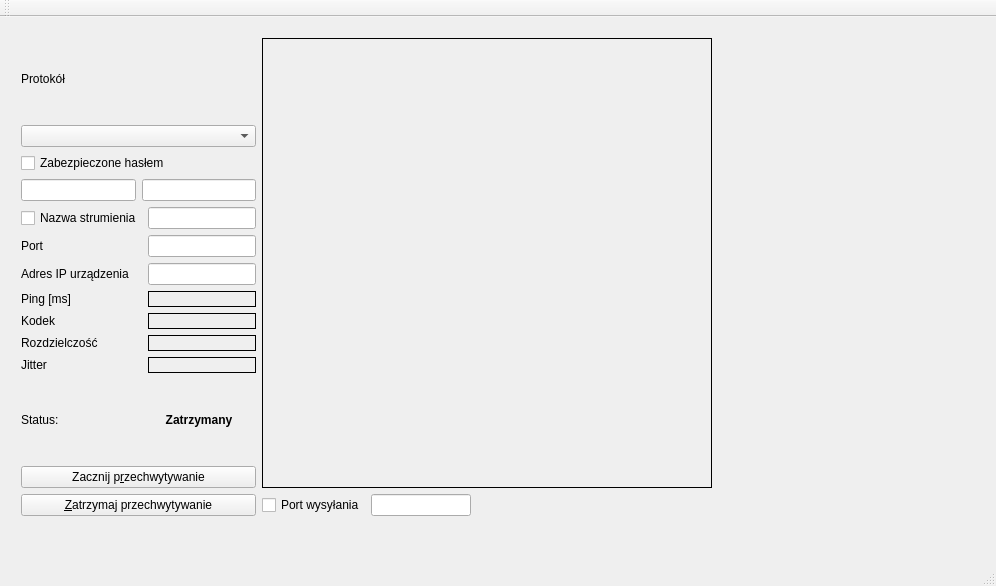
<?xml version="1.0" encoding="UTF-8"?>
<ui version="4.0">
 <class>MainWindow</class>
 <widget class="QMainWindow" name="MainWindow">
  <property name="geometry">
   <rect>
    <x>0</x>
    <y>0</y>
    <width>996</width>
    <height>586</height>
   </rect>
  </property>
  <property name="windowTitle">
   <string>System Nadzoru Połączenia Wideo</string>
  </property>
  <widget class="QWidget" name="centralWidget">
   <widget class="QWidget" name="layoutWidget">
    <property name="geometry">
     <rect>
      <x>10</x>
      <y>10</y>
      <width>955</width>
      <height>511</height>
     </rect>
    </property>
    <layout class="QFormLayout" name="formLayout">
     <item row="0" column="0">
      <layout class="QVBoxLayout" name="verticalLayout_2">
       <item>
        <widget class="QLabel" name="label_10">
         <property name="text">
          <string>Protokół</string>
         </property>
        </widget>
       </item>
       <item>
        <widget class="QComboBox" name="protocolType">
         <property name="currentIndex">
          <number>-1</number>
         </property>
        </widget>
       </item>
       <item>
        <widget class="QCheckBox" name="checkBox">
         <property name="text">
          <string>Zabezpieczone hasłem</string>
         </property>
        </widget>
       </item>
       <item>
        <layout class="QHBoxLayout" name="horizontalLayout_2">
         <item>
          <widget class="QLineEdit" name="loginField"/>
         </item>
         <item>
          <widget class="QLineEdit" name="passwordField"/>
         </item>
        </layout>
       </item>
       <item>
        <layout class="QGridLayout" name="gridLayout">
         <item row="7" column="0">
          <widget class="QLabel" name="label_9">
           <property name="text">
            <string>Jitter</string>
           </property>
          </widget>
         </item>
         <item row="3" column="0">
          <widget class="QLabel" name="label_8">
           <property name="text">
            <string>Adres IP urządzenia</string>
           </property>
          </widget>
         </item>
         <item row="2" column="0">
          <widget class="QLabel" name="label_11">
           <property name="text">
            <string>Port</string>
           </property>
          </widget>
         </item>
         <item row="7" column="1">
          <widget class="QLabel" name="jitterLabel">
           <property name="styleSheet">
            <string notr="true">border: 1px solid</string>
           </property>
           <property name="text">
            <string/>
           </property>
          </widget>
         </item>
         <item row="4" column="0">
          <widget class="QLabel" name="label_6">
           <property name="text">
            <string>Ping [ms]</string>
           </property>
          </widget>
         </item>
         <item row="3" column="1">
          <widget class="QLineEdit" name="ip_addr"/>
         </item>
         <item row="4" column="1">
          <widget class="QLabel" name="lathency_label">
           <property name="styleSheet">
            <string notr="true">border: 1px solid</string>
           </property>
           <property name="text">
            <string/>
           </property>
          </widget>
         </item>
         <item row="2" column="1">
          <widget class="QLineEdit" name="portField"/>
         </item>
         <item row="6" column="0">
          <widget class="QLabel" name="label_2">
           <property name="text">
            <string>Rozdzielczość</string>
           </property>
          </widget>
         </item>
         <item row="6" column="1">
          <widget class="QLabel" name="resolutionLabel">
           <property name="styleSheet">
            <string notr="true">border: 1px solid</string>
           </property>
           <property name="text">
            <string/>
           </property>
          </widget>
         </item>
         <item row="5" column="1">
          <widget class="QLabel" name="codec_label">
           <property name="styleSheet">
            <string notr="true">border: 1px solid</string>
           </property>
           <property name="text">
            <string/>
           </property>
          </widget>
         </item>
         <item row="1" column="1">
          <widget class="QLineEdit" name="nameField"/>
         </item>
         <item row="5" column="0">
          <widget class="QLabel" name="label_5">
           <property name="text">
            <string>&lt;html&gt;&lt;head/&gt;&lt;body&gt;&lt;p&gt;Kodek
&lt;/p&gt;&lt;/body&gt;&lt;/html&gt;</string>
           </property>
          </widget>
         </item>
         <item row="1" column="0">
          <widget class="QCheckBox" name="nameCheckBox">
           <property name="text">
            <string>Nazwa strumienia</string>
           </property>
          </widget>
         </item>
        </layout>
       </item>
       <item>
        <layout class="QHBoxLayout" name="horizontalLayout">
         <item>
          <widget class="QLabel" name="label_3">
           <property name="text">
            <string>Status:</string>
           </property>
          </widget>
         </item>
         <item>
          <widget class="QLabel" name="status_label">
           <property name="font">
            <font>
             <weight>75</weight>
             <bold>true</bold>
            </font>
           </property>
           <property name="styleSheet">
            <string notr="true">color: black</string>
           </property>
           <property name="text">
            <string>Zatrzymany</string>
           </property>
           <property name="alignment">
            <set>Qt::AlignCenter</set>
           </property>
          </widget>
         </item>
        </layout>
       </item>
       <item>
        <layout class="QVBoxLayout" name="verticalLayout">
         <item>
          <widget class="QPushButton" name="start_cap_button">
           <property name="text">
            <string>Zacznij p&amp;rzechwytywanie</string>
           </property>
          </widget>
         </item>
         <item>
          <widget class="QPushButton" name="stop_cap_button">
           <property name="text">
            <string>&amp;Zatrzymaj przechwytywanie</string>
           </property>
          </widget>
         </item>
        </layout>
       </item>
      </layout>
     </item>
     <item row="0" column="1">
      <layout class="QVBoxLayout" name="verticalLayout_3">
       <item>
        <widget class="QLabel" name="videoLabel">
         <property name="sizePolicy">
          <sizepolicy hsizetype="Preferred" vsizetype="Preferred">
           <horstretch>30</horstretch>
           <verstretch>0</verstretch>
          </sizepolicy>
         </property>
         <property name="minimumSize">
          <size>
           <width>450</width>
           <height>450</height>
          </size>
         </property>
         <property name="maximumSize">
          <size>
           <width>450</width>
           <height>450</height>
          </size>
         </property>
         <property name="styleSheet">
          <string notr="true">border: 1px solid</string>
         </property>
         <property name="text">
          <string/>
         </property>
        </widget>
       </item>
       <item>
        <layout class="QHBoxLayout" name="horizontalLayout_3">
         <item>
          <widget class="QCheckBox" name="portCheckBox">
           <property name="text">
            <string>Port wysyłania</string>
           </property>
          </widget>
         </item>
         <item>
          <widget class="QLineEdit" name="listenPort">
           <property name="maximumSize">
            <size>
             <width>100</width>
             <height>16777215</height>
            </size>
           </property>
          </widget>
         </item>
         <item>
          <spacer name="horizontalSpacer">
           <property name="orientation">
            <enum>Qt::Horizontal</enum>
           </property>
           <property name="sizeHint" stdset="0">
            <size>
             <width>40</width>
             <height>20</height>
            </size>
           </property>
          </spacer>
         </item>
        </layout>
       </item>
      </layout>
     </item>
    </layout>
   </widget>
  </widget>
  <widget class="QToolBar" name="mainToolBar">
   <attribute name="toolBarArea">
    <enum>TopToolBarArea</enum>
   </attribute>
   <attribute name="toolBarBreak">
    <bool>false</bool>
   </attribute>
  </widget>
  <widget class="QStatusBar" name="statusBar"/>
  <widget class="QMenuBar" name="menuBar">
   <property name="geometry">
    <rect>
     <x>0</x>
     <y>0</y>
     <width>996</width>
     <height>22</height>
    </rect>
   </property>
  </widget>
 </widget>
 <layoutdefault spacing="6" margin="11"/>
 <resources/>
 <connections/>
</ui>
